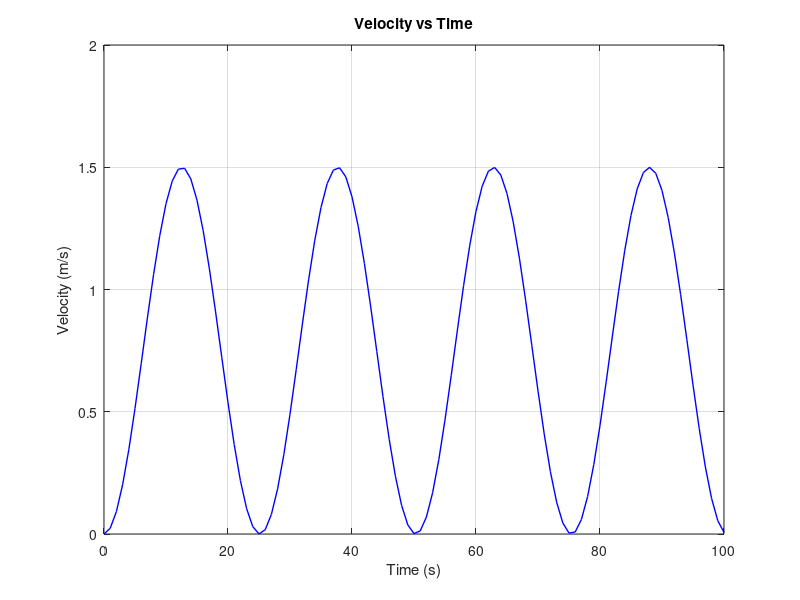
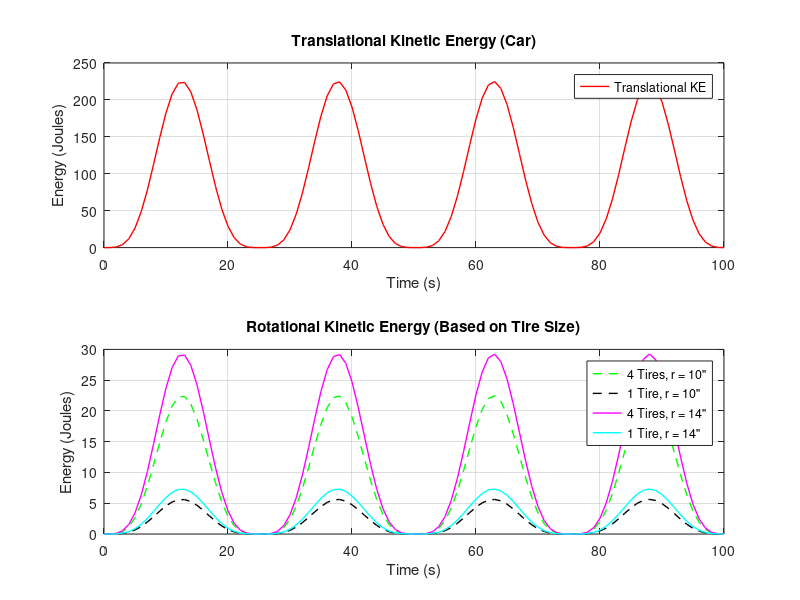

Here is the MATLAB script that generated these plots, in order:
% Time and Velocity:
time = 0:100;
v = (3/4)*cos((time/4) + pi) + 0.75;

% Car Parameters:
m = 200;

% Tire Parameters:
m_tire1 = 10;
r_tire1_in = 10;
r_tire1_m = r_tire1_in / 39.37;
I1 = 0.5 * m_tire1 * r_tire1_m^2;
m_tire2 = 13;
r_tire2_in = 13;
r_tire2_m = r_tire2_in / 39.37;
I2 = 0.5 * m_tire2 * r_tire2_m^2;

% Translational Kinetic Energy:
KE_t = 0.5 * m * v.^2;

% Rotational Kinetic Energy:
w1 = v / r_tire1_m;
KE_r1_one = 0.5 * I1 * w1.^2;
KE_r1_all = 4 * KE_r1_one;
w2 = v / r_tire2_m;
KE_r2_one = 0.5 * I2 * w2.^2;
KE_r2_all = 4 * KE_r2_one;

% Velocity vs Time Plot
figure(1);
plot(time, v, 'b', 'LineWidth', 1);
xlabel('Time (s)');
ylabel('Velocity (m/s)');
title('Velocity vs Time');
grid on;

% Translational Kinetic Energy Plot
figure(2);
subplot(2,1,1);
plot(time, KE_t, 'r', 'LineWidth', 1);
xlabel('Time (s)');
ylabel('Energy (Joules)');
title('Translational Kinetic Energy (Car)');
legend('Translational KE');
grid on;

% Rotational Kinetic Energy Comparisons Plot
subplot(2,1,2);
plot(time, KE_r1_all, 'g--', 'LineWidth', 1); hold on;
plot(time, KE_r1_one, 'k--', 'LineWidth', 1);
plot(time, KE_r2_all, 'm-', 'LineWidth', 1);
plot(time, KE_r2_one, 'c-', 'LineWidth', 1);
xlabel('Time (s)');
ylabel('Energy (Joules)');
title('Rotational Kinetic Energy (Based on Tire Size)');
legend('4 Tires, r = 10"', '1 Tire, r = 10"', ...
       '4 Tires, r = 14"', '1 Tire, r = 14"');
grid on;